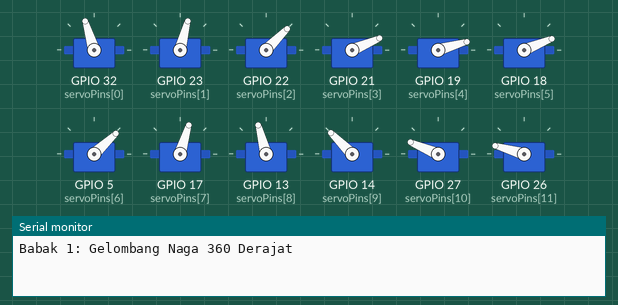
Simulated run of this sketch. Board: ESP32. Parts: 12 × servo, the last lines printed to the serial monitor.

Above: at 0.85 s.
At 2.6 s:
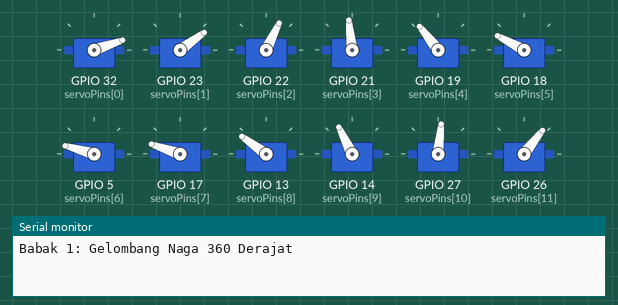
At 4.4 s:
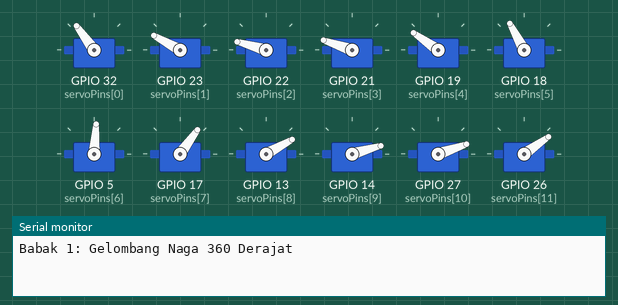
At 8.0 s:
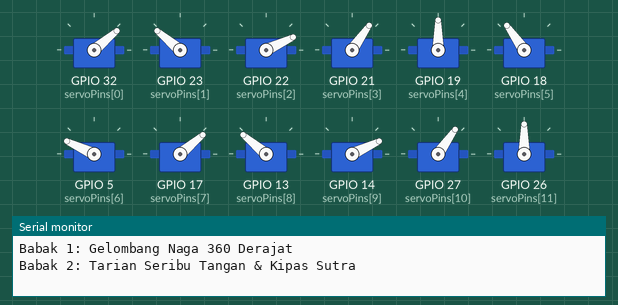
At 11.55 s:
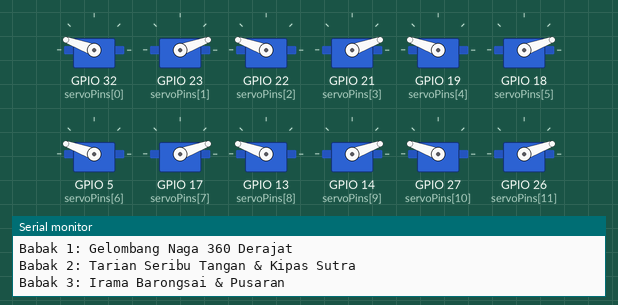
At 15.15 s:
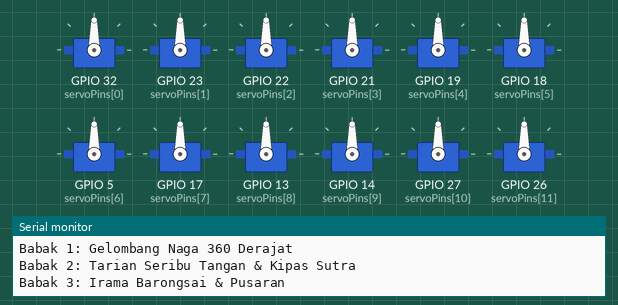
Timing chart, 0 to 19.5 s (numbered marks = the images above):
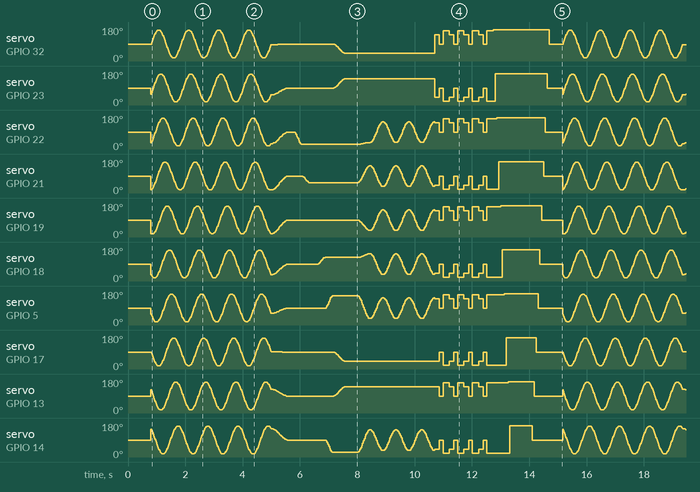

Measured:
- by itself, servo on GPIO 32 (servoPins[0]), servo on GPIO 23 (servoPins[1]), servo on GPIO 22 (servoPins[2]), servo on GPIO 21 (servoPins[3]), servo on GPIO 19 (servoPins[4]), servo on GPIO 18 (servoPins[5]), servo on GPIO 5 (servoPins[6]), servo on GPIO 17 (servoPins[7]), servo on GPIO 13 (servoPins[8]), servo on GPIO 14 (servoPins[9]), servo on GPIO 27 (servoPins[10]), servo on GPIO 26 (servoPins[11]): moves between 16° and 165°, repeating every 14.4 s

The sketch:

sketch.ino
```cpp
#include <ESP32Servo.h>
#include <math.h>

// Urutan 14 pin searah jarum jam mengelilingi ESP32:
// [0..1] Atas: servo14(32), servo13(23)
// [2..6] Kanan (atas->bawah): servo12(22), servo9(21), servo8(19), servo7(18), servo6(5)
// [7..8] Bawah: servo11(17), servo10(13)
// [9..13] Kiri (bawah->atas): servo5(14), servo4(27), servo3(26), servo1(25), servo2(33)
const int servoPins[] = {32, 23, 22, 21, 19, 18, 5, 17, 13, 14, 27, 26, 25, 33};
const int NUM_SERVOS = 14;

Servo servos[NUM_SERVOS];

// Fungsi gerak halus (ease-in-out) untuk seluruh 14 servo sekaligus
void gerakHalus(int targetSudut[], int durasiMs) {
  int sudutAwal[NUM_SERVOS];
  for (int i = 0; i < NUM_SERVOS; i++) {
    sudutAwal[i] = servos[i].read();
  }

  int langkah = durasiMs / 15;
  if (langkah < 1) langkah = 1;

  for (int step = 1; step <= langkah; step++) {
    float t = (float)step / langkah;
    float ease = 0.5 - 0.5 * cos(t * PI);

    for (int i = 0; i < NUM_SERVOS; i++) {
      int pos = sudutAwal[i] + (targetSudut[i] - sudutAwal[i]) * ease;
      servos[i].write(constrain(pos, 0, 180));
    }
    delay(15);
  }
}

// Babak 1: Gelombang Naga 360 Derajat (melingkar mulus tanpa putus)
void tarianGelombangNaga(int putaran) {
  Serial.println("Babak 1: Gelombang Naga 360 Derajat");
  float jarakFase = (2.0 * PI) / NUM_SERVOS; // 1 gelombang penuh mengelilingi 14 servo

  for (int step = 0; step < putaran * 70; step++) {
    float fase = step * 0.12;
    for (int i = 0; i < NUM_SERVOS; i++) {
      float gelombang = sin(fase - i * jarakFase);
      int sudut = 90 + (int)(gelombang * 75); // Rentang 15° - 165°
      servos[i].write(constrain(sudut, 0, 180));
    }
    delay(20);
  }
}

// Babak 2: Tarian Seribu Tangan (Mekar Simetris Kiri & Kanan)
void tarianSeribuTangan() {
  Serial.println("Babak 2: Tarian Seribu Tangan & Kipas Sutra");
  int target[NUM_SERVOS];

  // 1. Posisi netral tegak
  for (int i = 0; i < NUM_SERVOS; i++) target[i] = 90;
  gerakHalus(target, 600);
  delay(200);

  // 2. Mekar bertingkat dari atas ke bawah (sayap kiri & kanan simetris)
  // Catatan: servo kiri di-rotate 180 di diagram.json, jadi sudut cerminnya = 180 - sudutKanan
  int sudutSayap[5] = {25, 55, 90, 125, 155};
  for (int baris = 0; baris < 5; baris++) {
    int idxKanan = 2 + baris;   // index 2..6
    int idxKiri  = 13 - baris;  // index 13..9

    target[idxKanan] = sudutSayap[baris];
    target[idxKiri]  = 180 - sudutSayap[baris];
    gerakHalus(target, 280);
  }

  // Mahkota atas & bawah ikut mekar
  target[0] = 40;  target[1] = 140; // Atas (servo14 & servo13)
  target[8] = 140; target[7] = 40;  // Bawah (servo10 & servo11)
  gerakHalus(target, 450);
  delay(400);

  // 3. Ombak bergantian antara sayap kiri dan kanan
  for (int ayun = 0; ayun < 3; ayun++) {
    for (int baris = 0; baris < 5; baris++) {
      target[2 + baris]  = (baris % 2 == 0) ? 35 : 145;
      target[13 - baris] = (baris % 2 == 0) ? 145 : 35;
    }
    gerakHalus(target, 450);

    for (int baris = 0; baris < 5; baris++) {
      target[2 + baris]  = (baris % 2 == 0) ? 145 : 35;
      target[13 - baris] = (baris % 2 == 0) ? 35 : 145;
    }
    gerakHalus(target, 450);
  }
}

// Babak 3: Irama Barongsai & Finale Pusaran
void tarianBarongsai() {
  Serial.println("Babak 3: Irama Barongsai & Pusaran");
  for (int ketukan = 0; ketukan < 4; ketukan++) {
    // Anggukan ritmis serempak
    for (int i = 0; i < NUM_SERVOS; i++) {
      servos[i].write((i % 2 == 0) ? 140 : 40);
    }
    delay(160);

    for (int i = 0; i < NUM_SERVOS; i++) {
      servos[i].write(90);
    }
    delay(130);

    for (int i = 0; i < NUM_SERVOS; i++) {
      servos[i].write((i % 2 == 0) ? 160 : 20);
    }
    delay(220);
  }

  // Sapuan berantai (cascade) searah jarum jam lalu kembali ke tengah
  for (int i = 0; i < NUM_SERVOS; i++) {
    servos[i].write(165);
    delay(65);
  }
  delay(200);
  for (int i = NUM_SERVOS - 1; i >= 0; i--) {
    servos[i].write(90);
    delay(65);
  }
  delay(400);
}

void setup() {
  Serial.begin(115200);

  // Wajib alokasi ke-4 timer PWM ESP32 agar 14 servo bisa aktif bersamaan
  ESP32PWM::allocateTimer(0);
  ESP32PWM::allocateTimer(1);
  ESP32PWM::allocateTimer(2);
  ESP32PWM::allocateTimer(3);

  for (int i = 0; i < NUM_SERVOS; i++) {
    servos[i].setPeriodHertz(50);
    servos[i].attach(servoPins[i], 500, 2400);
    servos[i].write(90);
  }
  delay(800);
}

void loop() {
  tarianGelombangNaga(3);
  tarianSeribuTangan();
  tarianBarongsai();
}
```
